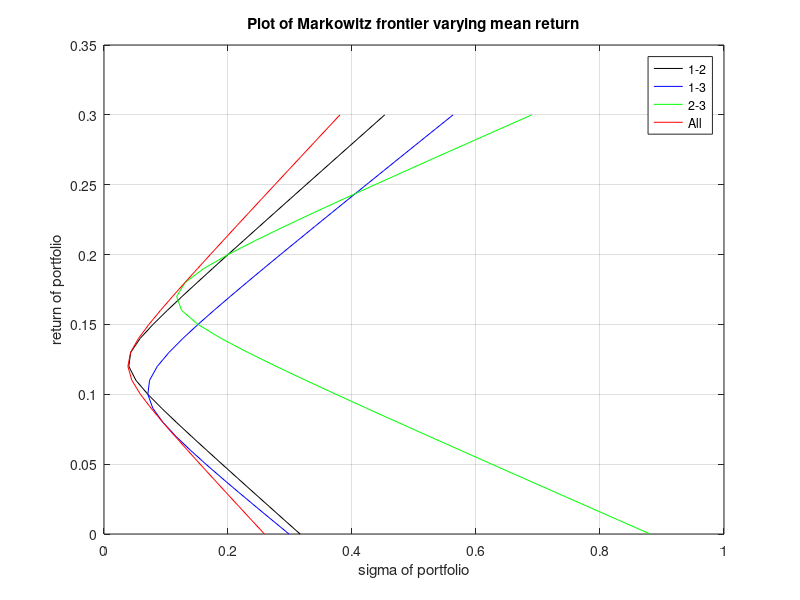

The MATLAB script that drew this image: (Note: a time limit stopped this script after it produced the figure.)
function[]=lab5_noshortsale()
    m1=[0.1,0.2,0.15];k=1;
    C1=[.005,-.010,.004; -.010,.040, -.002; .004,-.002, 0.023];
    figure();
    for i=1:3
        for j=i+1:3
            C=[C1(i,i), C1(i,j); C1(j,i), C1(j,j)];
            x=[1,1];m=[m1(i), m1(j)];
            markowitz(C,x,m,k);k=k+1;
        end
    end
    x=[1,1,1];
    p=markowitz(C1,x,m1,4);
    grid on
    title1='Plot of Markowitz frontier varying mean return';
    title(sprintf('%s',title1));
    xlabel('sigma of portfolio'); ylabel('return of portfolio');
    legend('1-2','1-3','2-3','All');
    saveas(p,title1, 'png');
    for i=1:10000
        w1=rand(1);w2=rand(1);w3=1-w1-w2;
        if w1>=0 && w2>=0 && w3>=0
            w=[w1,w2,w3];phu=m1*w';sig=sqrt(w*C1*w');
            p=plot(sig,phu,'y');
            hold on
        end
    end
    title1='Plot of Feasible region';
    title(sprintf('%s',title1));
    xlabel('sigma of portfolio'); ylabel('return of portfolio');
    legend('1-2','1-3','2-3','All','feasible');
    saveas(p,title1, 'png');
      weights(C1,x,m1)
end

function[p]=markowitz(C,x,m,k)
    a=x*inv(C)*x.';b=x*inv(C)*m.';c=m*inv(C)*m.';
    s='kbgry';
    d=a*c-b*b; 
    phu=[0:0.01:0.3];
    for i =1:length(phu)
        sig_sq(i)=sqrt((a*phu(i)*phu(i)-2*b*phu(i)+c)/d);
    end
    p=plot(sig_sq,phu,s(k));
    hold all
end

function[]=weights(C,x,m)
    a=x*inv(C)*x.';b=x*inv(C)*m.';c=m*inv(C)*m.';d=a*c-b*b;
    phu=[0:0.01:0.3];
    u=[1, 1, 1];
    xx=u*inv(C);yy=m*inv(C);
    for i =1:length(phu)
        w(i,:)=((yy*m.'-phu(i)*xx*m.')*xx + (phu(i)*xx*u.'-yy*u.')*yy)/(xx*u.'*yy*m.' - yy*u.'*xx*m.');
    end
    syms p;
    ww=eval(((yy*m.'-p*xx*m.')*xx + (p*xx*u.'-yy*u.')*yy)/(xx*u.'*yy*m.' - yy*u.'*xx*m.'))
    figure()
    plot(w(: , 1),w(:, 2),'k');
    hold all
    x=[0:0.1:1.2];
    plot(x,1-x,'b');hold all
    plot(x,zeros(13),'r');hold all
    plot(zeros(13),x,'r');hold all
    xlim([-0.2,1.2]); ylim([-0.2,1.2]);
    title1='Plot of w1 vs w2';
    title(sprintf('%s',title1));
    xlabel('w1'); ylabel('w2');
    legend('w1 Vs w2','x+y=1','y=0','x=0');
    saveas(gcf,title1, 'png');
end
